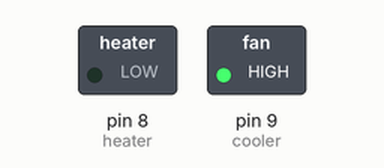
Recording of a sketch running on a simulated Arduino Uno, built with avr-gcc and run on an emulated ATmega328P. On the bench: switched loads named in the sketch (green lamp = pin HIGH). The local clock reads 2024-03-15 10:24:30 at power-on unless the sketch sets it; what the sketch prints to the serial monitor is not drawn.

Above: at 0.1 s.
Timing chart, 0 to 1.6 s (numbered marks = the images above):
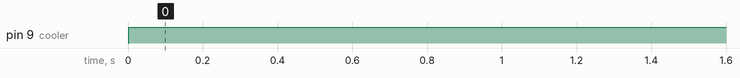

The sketch:

AGH_testing__Combined_.ino
```cpp
#include <Wire.h>
#include "RTClib.h"

RTC_DS3231 rtc;

const int cooler = 9;
const int heater = 8;
const int dht = A0;

#define Region "India"
#define Plant "Grass"

void setup() {
  Serial.begin(9600);

  pinMode(cooler, OUTPUT);
  pinMode(heater, OUTPUT);
  pinMode(dht, INPUT);

  if (!rtc.begin()) {
    Serial.println("Couldn't find RTC");
    while (1);
  }

  if (rtc.lostPower()) {
    rtc.adjust(DateTime(F(__DATE__), F(__TIME__)));
  }
}

void loop() {
  DateTime now = rtc.now();

  Serial.print(now.year(), DEC);
  Serial.print('/');
  Serial.print(now.month(), DEC);
  Serial.print('/');
  Serial.print(now.day(), DEC);
  Serial.print(" ");
  Serial.print(now.hour(), DEC);
  Serial.print(':');
  Serial.print(now.minute(), DEC);
  Serial.print(':');
  Serial.print(now.second(), DEC);
  Serial.println();

  digitalWrite(cooler, HIGH);

  delay(1000);

}
```

Measured:
- by itself, pin 9 (cooler): LOW → HIGH at 0.00 s
